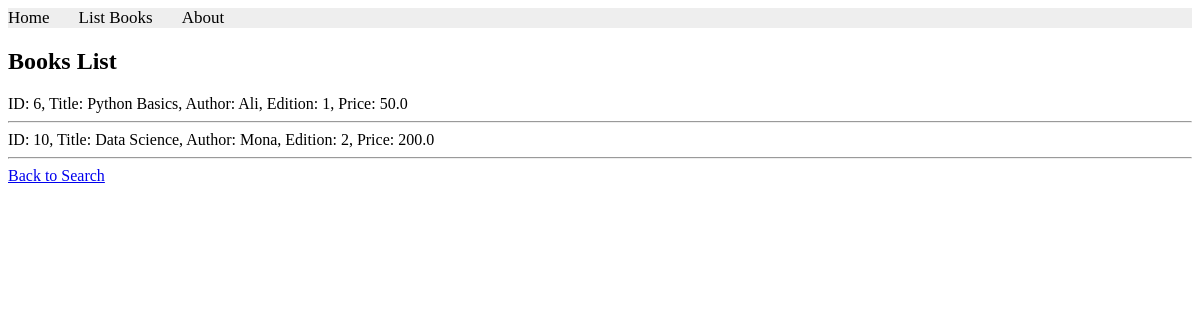
The app's page /books/lab8/task3, older data.
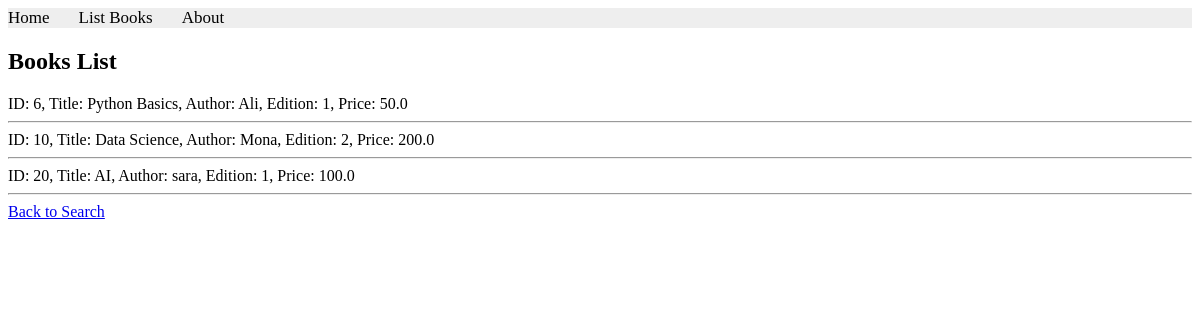
The same page, newer data.
### apps/bookmodule/models.py (models this page shows)
class Book(models.Model):
    title = models.CharField(max_length = 50)
    author = models.CharField(max_length = 50)
    price = models.FloatField(default = 0.0)
    edition = models.SmallIntegerField(default = 1)

### apps/bookmodule/views.py (the view)
# urls.py: path('lab8/task3', views.lab8_task3),
def lab8_task3(request):
    mybooks = Book.objects.filter(
        Q(edition__lte=3) & ~Q(title__icontains='co') & ~Q(author__icontains='co')
    )
    return render(request, 'bookmodule/bookList.html', {'books': mybooks})

### templates/bookmodule/bookList.html (shortened to what this page needs)
{% extends "layouts/base.html" %}
{% block content %}
<h2>Books List</h2>
{% if books %}
{% for obj in books %}
ID: {{obj.id}}, Title: {{obj.title}}, Author: {{obj.author}}, Edition: {{obj.edition}}, Price: {{obj.price}}    <hr>
{% endfor %}
{% else %}
    <p>No books found.</p>
{% endif %}
<a href="/books/search">Back to Search</a>
{% endblock content %}

Row changes from the older to the newer data that the page shows:
added Book: id "20", title "AI", author "sara", edition "1", price "100.0"
